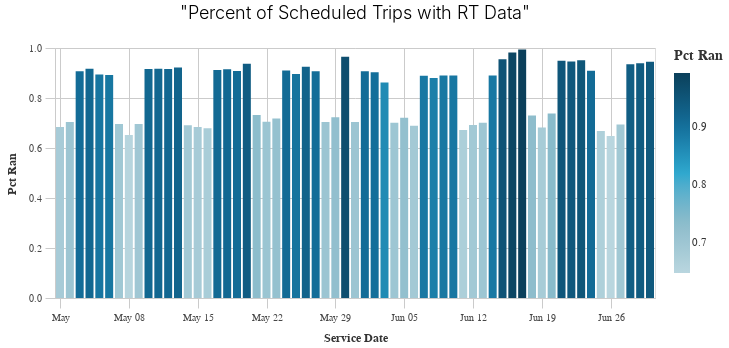

The code cell stored with this chart in its notebook:
### Code cell
bar = (alt.Chart(rt_sched)
        .mark_bar(size=8)
        .encode(
            x=alt.X('service_date', title=_dla_utils.labeling('service_date'), sort=("x")),
            y=alt.Y('pct_ran', title=_dla_utils.labeling('pct_ran')),
            color=alt.Color(
                'pct_ran',
                scale=alt.Scale(range=altair_utils.CALITP_SEQUENTIAL_COLORS),
                legend=alt.Legend(title=(_dla_utils.labeling('pct_ran')), symbolLimit=10)
            )
        ).properties(title='"Percent of Scheduled Trips with RT Data"'))
    
chart = styleguide.preset_chart_config(bar)
chart.properties(width=600)

### Figure 1 — Vega-Lite specification as saved in the notebook (floating-point values rounded to 4 significant figures)
{"config": {"view": {"continuousWidth": 400, "continuousHeight": 300}, "axis": {"domainColor": "#cbcbcb", "grid": true, "gridColor": "#cbcbcb", "gridWidth": 1, "labelColor": "#474747", "labelFont": "Nunito Sans", "labelFontSize": 10, "labelPadding": 4, "tickColor": "#cbcbcb", "tickSize": 10, "titleColor": "#333", "titleFont": "Raleway", "titleFontSize": 12, "titlePadding": 10}, "axisBand": {"grid": false}, "background": "white", "font": "Raleway", "header": {"labelFont": "Nunito Sans", "titleFont": "Raleway"}, "legend": {"labelColor": "#333", "labelFont": "Nunito Sans", "labelFontSize": 11, "labelLimit": 0, "padding": 1, "symbolSize": 30, "symbolType": "square", "titleColor": "#333", "titleFont": "Raleway", "titleFontSize": 14, "titlePadding": 10}, "title": {"anchor": "middle", "font": "Raleway", "fontSize": 18, "fontWeight": 300, "offset": 20}}, "data": {"name": "data-dfc83a2ef4ac9acb39af6330a9e6175b"}, "mark": {"type": "bar", "size": 8}, "encoding": {"color": {"field": "pct_ran", "legend": {"symbolLimit": 10, "title": "Pct Ran"}, "scale": {"range": ["#B9D6DF", "#8CBCCB", "#2EA8CE", "#136C97", "#0B405B"]}, "type": "quantitative"}, "x": {"field": "service_date", "sort": "x", "title": "Service Date", "type": "temporal"}, "y": {"field": "pct_ran", "title": "Pct Ran", "type": "quantitative"}}, "height": 250, "title": "\"Percent of Scheduled Trips with RT Data\"", "width": 600, "$schema": "https://vega.github.io/schema/vega-lite/v4.17.0.json", "datasets": {"data-dfc83a2ef4ac9acb39af6330a9e6175b": [{"calitp_itp_id": 300, "calitp_url_number": 0, "service_date": "2022-06-12T00:00:00", "num_sched": 770, "num_rt": 533, "pct_ran": 0.6922, "weekday": "Sunday"}, {"calitp_itp_id": 300, "calitp_url_number": 0, "service_date": "2022-05-22T00:00:00", "num_sched": 770, "num_rt": 543, "pct_ran": 0.7052, "weekday": "Sunday"}, {"calitp_itp_id": 300, "calitp_url_number": 0, "service_date": "2022-05-15T00:00:00", "num_sched": 771, "num_rt": 527, "pct_ran": 0.6835, "weekday": "Sunday"}, {"calitp_itp_id": 300, "calitp_url_number": 0, "service_date": "2022-05-01T00:00:00", "num_sched": 771, "num_rt": 527, "pct_ran": 0.6835, "weekday": "Sunday"}, {"calitp_itp_id": 300, "calitp_url_number": 0, "service_date": "2022-06-26T00:00:00", "num_sched": 772, "num_rt": 500, "pct_ran": 0.6477, "weekday": "Sunday"}, {"calitp_itp_id": 300, "calitp_url_number": 0, "service_date": "2022-06-05T00:00:00", "num_sched": 773, "num_rt": 557, "pct_ran": 0.7206, "weekday": "Sunday"}, {"calitp_itp_id": 300, "calitp_url_number": 0, "service_date": "2022-05-29T00:00:00", "num_sched": 773, "num_rt": 559, "pct_ran": 0.7232, "weekday": "Sunday"}, {"calitp_itp_id": 300, "calitp_url_number": 0, "service_date": "2022-05-08T00:00:00", "num_sched": 773, "num_rt": 504, "pct_ran": 0.652, "weekday": "Sunday"}, {"calitp_itp_id": 300, "calitp_url_number": 0, "service_date": "2022-06-19T00:00:00", "num_sched": 774, "num_rt": 528, "pct_ran": 0.6822, "weekday": "Sunday"}, {"calitp_itp_id": 300, "calitp_url_number": 0, "service_date": "2022-06-29T00:00:00", "num_sched": 1548, "num_rt": 1454, "pct_ran": 0.9393, "weekday": "Wednesday"}, {"calitp_itp_id": 300, "calitp_url_number": 0, "service_date": "2022-06-10T00:00:00", "num_sched": 1552, "num_rt": 1382, "pct_ran": 0.8905, "weekday": "Friday"}, {"calitp_itp_id": 300, "calitp_url_number": 0, "service_date": "2022-06-24T00:00:00", "num_sched": 1556, "num_rt": 1415, "pct_ran": 0.9094, "weekday": "Friday"}, {"calitp_itp_id": 300, "calitp_url_number": 0, "service_date": "2022-06-23T00:00:00", "num_sched": 1558, "num_rt": 1481, "pct_ran": 0.9506, "weekday": "Thursday"}, {"calitp_itp_id": 300, "calitp_url_number": 0, "service_date": "2022-06-28T00:00:00", "num_sched": 1559, "num_rt": 1457, "pct_ran": 0.9346, "weekday": "Tuesday"}, {"calitp_itp_id": 300, "calitp_url_number": 0, "service_date": "2022-05-13T00:00:00", "num_sched": 1560, "num_rt": 1439, "pct_ran": 0.9224, "weekday": "Friday"}, {"calitp_itp_id": 300, "calitp_url_number": 0, "service_date": "2022-05-06T00:00:00", "num_sched": 1561, "num_rt": 1392, "pct_ran": 0.8917, "weekday": "Friday"}, {"calitp_itp_id": 300, "calitp_url_number": 0, "service_date": "2022-05-27T00:00:00", "num_sched": 1563, "num_rt": 1417, "pct_ran": 0.9066, "weekday": "Friday"}, {"calitp_itp_id": 300, "calitp_url_number": 0, "service_date": "2022-05-20T00:00:00", "num_sched": 1564, "num_rt": 1466, "pct_ran": 0.9373, "weekday": "Friday"}, {"calitp_itp_id": 300, "calitp_url_number": 0, "service_date": "2022-06-21T00:00:00", "num_sched": 1564, "num_rt": 1484, "pct_ran": 0.9488, "weekday": "Tuesday"}, {"calitp_itp_id": 300, "calitp_url_number": 0, "service_date": "2022-06-30T00:00:00", "num_sched": 1568, "num_rt": 1481, "pct_ran": 0.9445, "weekday": "Thursday"}, {"calitp_itp_id": 300, "calitp_url_number": 0, "service_date": "2022-06-22T00:00:00", "num_sched": 1572, "num_rt": 1487, "pct_ran": 0.9459, "weekday": "Wednesday"}, {"calitp_itp_id": 300, "calitp_url_number": 0, "service_date": "2022-05-30T00:00:00", "num_sched": 829, "num_rt": 800, "pct_ran": 0.965, "weekday": "Monday"}, {"calitp_itp_id": 300, "calitp_url_number": 0, "service_date": "2022-06-14T00:00:00", "num_sched": 1602, "num_rt": 1425, "pct_ran": 0.8895, "weekday": "Tuesday"}, {"calitp_itp_id": 300, "calitp_url_number": 0, "service_date": "2022-06-07T00:00:00", "num_sched": 1608, "num_rt": 1430, "pct_ran": 0.8893, "weekday": "Tuesday"}, {"calitp_itp_id": 300, "calitp_url_number": 0, "service_date": "2022-06-03T00:00:00", "num_sched": 1609, "num_rt": 1387, "pct_ran": 0.862, "weekday": "Friday"}, {"calitp_itp_id": 300, "calitp_url_number": 0, "service_date": "2022-06-08T00:00:00", "num_sched": 1610, "num_rt": 1416, "pct_ran": 0.8795, "weekday": "Wednesday"}, {"calitp_itp_id": 300, "calitp_url_number": 0, "service_date": "2022-06-01T00:00:00", "num_sched": 1613, "num_rt": 1463, "pct_ran": 0.907, "weekday": "Wednesday"}, {"calitp_itp_id": 300, "calitp_url_number": 0, "service_date": "2022-06-09T00:00:00", "num_sched": 1613, "num_rt": 1436, "pct_ran": 0.8903, "weekday": "Thursday"}, {"calitp_itp_id": 300, "calitp_url_number": 0, "service_date": "2022-06-02T00:00:00", "num_sched": 1614, "num_rt": 1458, "pct_ran": 0.9033, "weekday": "Thursday"}, {"calitp_itp_id": 300, "calitp_url_number": 0, "service_date": "2022-05-11T00:00:00", "num_sched": 1617, "num_rt": 1482, "pct_ran": 0.9165, "weekday": "Wednesday"}, {"calitp_itp_id": 300, "calitp_url_number": 0, "service_date": "2022-05-26T00:00:00", "num_sched": 1618, "num_rt": 1496, "pct_ran": 0.9246, "weekday": "Thursday"}, {"calitp_itp_id": 300, "calitp_url_number": 0, "service_date": "2022-05-25T00:00:00", "num_sched": 1618, "num_rt": 1450, "pct_ran": 0.8962, "weekday": "Wednesday"}, {"calitp_itp_id": 300, "calitp_url_number": 0, "service_date": "2022-05-10T00:00:00", "num_sched": 1618, "num_rt": 1482, "pct_ran": 0.9159, "weekday": "Tuesday"}, {"calitp_itp_id": 300, "calitp_url_number": 0, "service_date": "2022-05-12T00:00:00", "num_sched": 1619, "num_rt": 1483, "pct_ran": 0.916, "weekday": "Thursday"}, {"calitp_itp_id": 300, "calitp_url_number": 0, "service_date": "2022-05-24T00:00:00", "num_sched": 1619, "num_rt": 1473, "pct_ran": 0.9098, "weekday": "Tuesday"}, {"calitp_itp_id": 300, "calitp_url_number": 0, "service_date": "2022-05-17T00:00:00", "num_sched": 1621, "num_rt": 1478, "pct_ran": 0.9118, "weekday": "Tuesday"}, {"calitp_itp_id": 300, "calitp_url_number": 0, "service_date": "2022-05-04T00:00:00", "num_sched": 1622, "num_rt": 1487, "pct_ran": 0.9168, "weekday": "Wednesday"}, {"calitp_itp_id": 300, "calitp_url_number": 0, "service_date": "2022-05-03T00:00:00", "num_sched": 1624, "num_rt": 1473, "pct_ran": 0.907, "weekday": "Tuesday"}, {"calitp_itp_id": 300, "calitp_url_number": 0, "service_date": "2022-05-19T00:00:00", "num_sched": 1625, "num_rt": 1476, "pct_ran": 0.9083, "weekday": "Thursday"}, {"calitp_itp_id": 300, "calitp_url_number": 0, "service_date": "2022-05-18T00:00:00", "num_sched": 1627, "num_rt": 1488, "pct_ran": 0.9146, "weekday": "Wednesday"}, {"calitp_itp_id": 300, "calitp_url_number": 0, "service_date": "2022-05-05T00:00:00", "num_sched": 1628, "num_rt": 1455, "pct_ran": 0.8937, "weekday": "Thursday"}, {"calitp_itp_id": 300, "calitp_url_number": 0, "service_date": "2022-06-04T00:00:00", "num_sched": 870, "num_rt": 610, "pct_ran": 0.7011, "weekday": "Saturday"}, {"calitp_itp_id": 300, "calitp_url_number": 0, "service_date": "2022-06-25T00:00:00", "num_sched": 871, "num_rt": 582, "pct_ran": 0.6682, "weekday": "Saturday"}, {"calitp_itp_id": 300, "calitp_url_number": 0, "service_date": "2022-06-11T00:00:00", "num_sched": 872, "num_rt": 586, "pct_ran": 0.672, "weekday": "Saturday"}, {"calitp_itp_id": 300, "calitp_url_number": 0, "service_date": "2022-05-28T00:00:00", "num_sched": 873, "num_rt": 615, "pct_ran": 0.7045, "weekday": "Saturday"}, {"calitp_itp_id": 300, "calitp_url_number": 0, "service_date": "2022-05-07T00:00:00", "num_sched": 874, "num_rt": 608, "pct_ran": 0.6957, "weekday": "Saturday"}, {"calitp_itp_id": 300, "calitp_url_number": 0, "service_date": "2022-05-14T00:00:00", "num_sched": 874, "num_rt": 604, "pct_ran": 0.6911, "weekday": "Saturday"}, {"calitp_itp_id": 300, "calitp_url_number": 0, "service_date": "2022-06-18T00:00:00", "num_sched": 877, "num_rt": 640, "pct_ran": 0.7298, "weekday": "Saturday"}, {"calitp_itp_id": 300, "calitp_url_number": 0, "service_date": "2022-05-21T00:00:00", "num_sched": 877, "num_rt": 642, "pct_ran": 0.732, "weekday": "Saturday"}, {"calitp_itp_id": 300, "calitp_url_number": 0, "service_date": "2022-06-27T00:00:00", "num_sched": 1465, "num_rt": 1017, "pct_ran": 0.6942, "weekday": "Monday"}, {"calitp_itp_id": 300, "calitp_url_number": 0, "service_date": "2022-06-20T00:00:00", "num_sched": 1465, "num_rt": 1081, "pct_ran": 0.7379, "weekday": "Monday"}, {"calitp_itp_id": 300, "calitp_url_number": 0, "service_date": "2022-06-15T00:00:00", "num_sched": 1505, "num_rt": 1437, "pct_ran": 0.9548, "weekday": "Wednesday"}, {"calitp_itp_id": 300, "calitp_url_number": 0, "service_date": "2022-06-16T00:00:00", "num_sched": 1514, "num_rt": 1487, "pct_ran": 0.9822, "weekday": "Thursday"}, {"calitp_itp_id": 300, "calitp_url_number": 0, "service_date": "2022-06-13T00:00:00", "num_sched": 1516, "num_rt": 1063, "pct_ran": 0.7012, "weekday": "Monday"}, {"calitp_itp_id": 300, "calitp_url_number": 0, "service_date": "2022-05-31T00:00:00", "num_sched": 1516, "num_rt": 1067, "pct_ran": 0.7038, "weekday": "Tuesday"}, {"calitp_itp_id": 300, "calitp_url_number": 0, "service_date": "2022-06-17T00:00:00", "num_sched": 1516, "num_rt": 1507, "pct_ran": 0.9941, "weekday": "Friday"}, {"calitp_itp_id": 300, "calitp_url_number": 0, "service_date": "2022-05-16T00:00:00", "num_sched": 1518, "num_rt": 1030, "pct_ran": 0.6785, "weekday": "Monday"}, {"calitp_itp_id": 300, "calitp_url_number": 0, "service_date": "2022-05-02T00:00:00", "num_sched": 1519, "num_rt": 1069, "pct_ran": 0.7038, "weekday": "Monday"}, {"calitp_itp_id": 300, "calitp_url_number": 0, "service_date": "2022-06-06T00:00:00", "num_sched": 1520, "num_rt": 1048, "pct_ran": 0.6895, "weekday": "Monday"}, {"calitp_itp_id": 300, "calitp_url_number": 0, "service_date": "2022-05-09T00:00:00", "num_sched": 1523, "num_rt": 1060, "pct_ran": 0.696, "weekday": "Monday"}, {"calitp_itp_id": 300, "calitp_url_number": 0, "service_date": "2022-05-23T00:00:00", "num_sched": 1524, "num_rt": 1094, "pct_ran": 0.7178, "weekday": "Monday"}]}}
